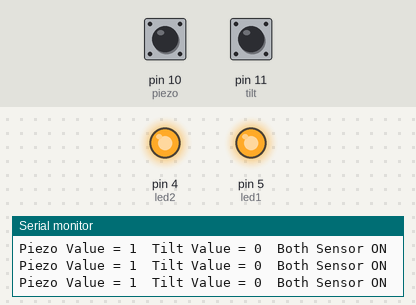
Bench run of a sketch on a simulated Arduino Uno, built with avr-gcc and run on an emulated ATmega328P. On the bench: output pins drawn as LEDs (lit = HIGH), the last lines printed to the serial monitor. Dashed ring = blinking. Inputs (shaded band) come from the test bench; at power-on: pin 10 (piezo) HIGH, pin 11 (tilt) LOW.

Above: at 1.2 s.
1.3 s: pin 10 (piezo) driven LOW
At 2.5 s:
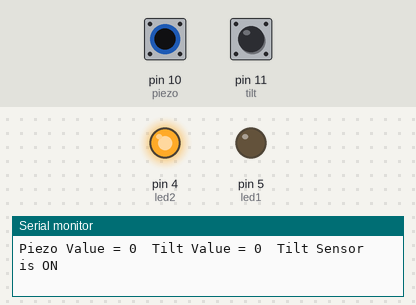
2.8 s: pin 11 (tilt) driven HIGH
At 4.0 s:
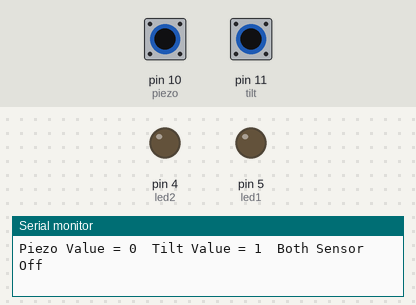
4.3 s: pin 10 (piezo) driven HIGH
At 5.2 s:
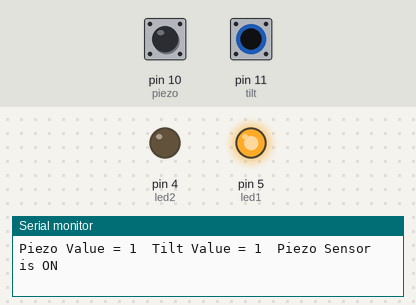
5.8 s: pin 11 (tilt) driven LOW
At 6.4 s:
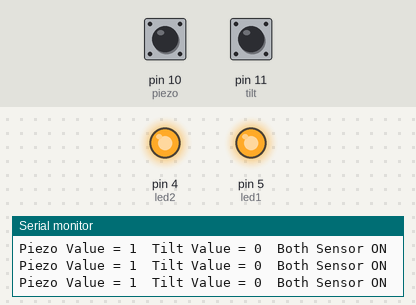
8.8 s: pin 10 (piezo) pulsed LOW 2 times (0.12 s each, 0.3 s apart)
At 9.07 s:
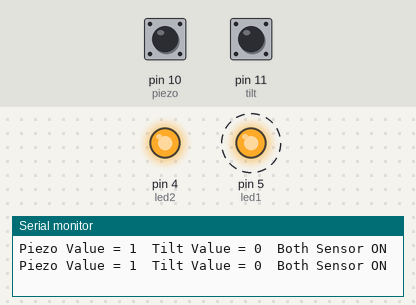
12.4 s: pin 11 (tilt) pulsed HIGH 5 times (0.12 s each, 0.3 s apart)
At 13.27 s:
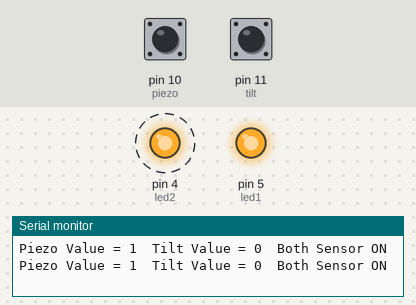
Timing chart, 0 to 15.4 s (numbered marks = the images above; inputs shaded):
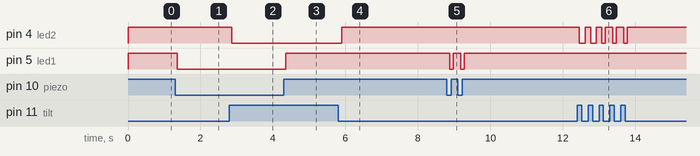

Measured:
- after the input at 1.3 s, pin 5 (led1): HIGH → LOW after 0.05 s
- after the input at 2.8 s, pin 4 (led2): HIGH → LOW after 0.06 s
- after the input at 4.3 s, pin 5 (led1): LOW → HIGH after 0.06 s
- after the input at 5.8 s, pin 4 (led2): LOW → HIGH after 0.09 s
- after the input at 8.8 s, pin 5 (led1): alternates HIGH for 0.20 s and LOW for 0.10 s, 4 changes in all, then stays HIGH, starting after 0.08 s
- after the input at 12.4 s, pin 4 (led2): alternates HIGH for 0.18 s and LOW for 0.10 s, 10 changes in all, then stays HIGH, starting after 0.06 s

The sketch:

Tilt_Piezo_Sensor_LEDs.ino
```cpp
int piezo = 10;
int tilt = 11;
int led1 = 5;
int led2 = 4;
int piezo_val;
int tilt_val;
void setup() {
  pinMode(piezo, INPUT);
  pinMode(tilt, INPUT);
  pinMode(led1, OUTPUT);
  pinMode(led2, OUTPUT);
  Serial.begin(9600);

}

void loop() {
  piezo_val = digitalRead(piezo);
  tilt_val = digitalRead(tilt);
  Serial.print("Piezo Value = ");
  Serial.print(piezo_val);
  Serial.print('\t');
  Serial.print("Tilt Value = ");
  Serial.print(tilt_val);
  Serial.print('\t');
  if (tilt_val == 1 and piezo_val == 0){
    Serial.println("Both Sensor Off");
    digitalWrite(led1, LOW);
    digitalWrite(led2, LOW);
  }
  else if (tilt_val == 0 and piezo_val == 1){
    Serial.println("Both Sensor ON");
    digitalWrite(led1, HIGH);
    digitalWrite(led2, HIGH);
  }
  else if (tilt_val == 0 and piezo_val == 0){
    Serial.println("Tilt Sensor is ON");
    digitalWrite(led1, LOW);
    digitalWrite(led2, HIGH);
  }
  else if (tilt_val == 1 and piezo_val == 1){
    Serial.println("Piezo Sensor is ON");
    digitalWrite(led1, HIGH);
    digitalWrite(led2, LOW);
  }


}
```
